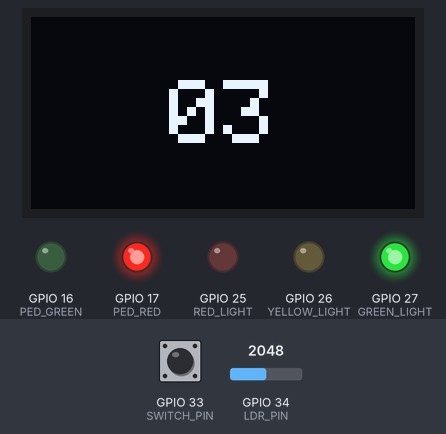
A sketch run on a simulated ESP32. Shown: 128×64 one-colour display, output pins drawn as LEDs (lit = HIGH). The inputs (shaded band) are chosen by the test bench; at power-on: GPIO 34 (LDR_PIN) = 2048, GPIO 33 (SWITCH_PIN) LOW (analog values on the 0–4095 scale).

Above: at 1.3 s.
1.7 s: GPIO 34 (LDR_PIN) set to 1267
5.1 s: GPIO 34 (LDR_PIN) set to 1175
At 10.16 s:
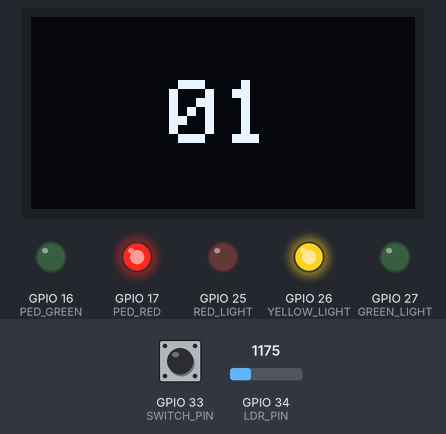
10.3 s: GPIO 33 (SWITCH_PIN) pulled HIGH for 0.15 s
At 10.6 s:
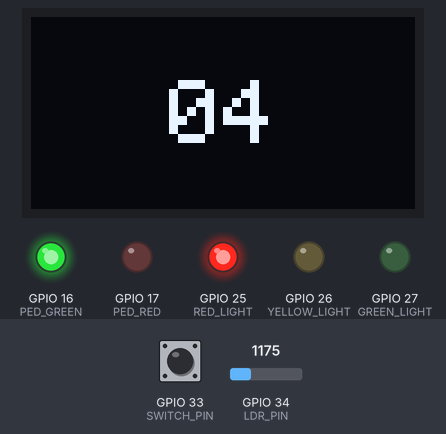
13.8 s: GPIO 33 (SWITCH_PIN) pulled HIGH for 1 s
At 15.6 s:
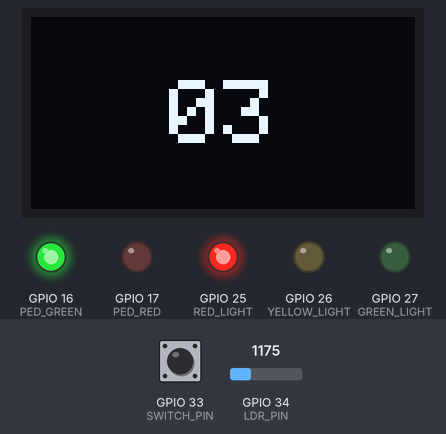
Timing chart, 0 to 19.3 s (numbered marks = the images above; inputs shaded):
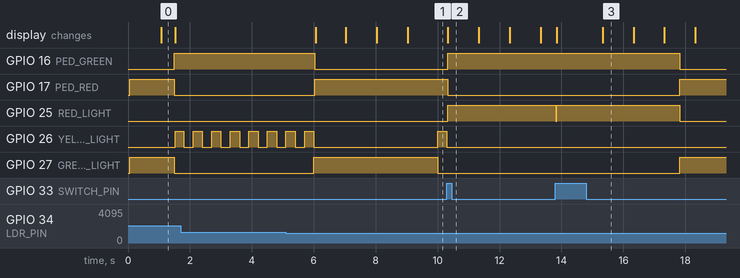

The sketch:

FirstSketch.ino
```cpp
#include "soc/gpio_struct.h"
#include "soc/gpio_reg.h"
#include <Wire.h>
#include <Adafruit_GFX.h>
#include <Adafruit_SSD1306.h>
#define GREEN_LIGHT 27
#define YELLOW_LIGHT 26
#define RED_LIGHT 25
#define SWITCH_PIN 33
#define PED_GREEN 16
#define PED_RED 17
#define LDR_PIN 34
#define LIGHT_THRESHOLD 300
#define BUTTON_CHECK_INTERVAL 80
#define LDR_CHECK_INTERVAL 1500
#define SCREEN_WIDTH 128
#define SCREEN_HEIGHT 64

unsigned long lastTime = 0; //dùng cho đèn LED
unsigned long lastLDRRead = 0; // dùng để set interval cho cảm biến ánh sáng LDR
unsigned long lastButtonCheck = 0; // dùng để set interval cho nút bấm người đi bộ - debounce
unsigned long lastClock = 0; // dùng cho màn hình SSD1306

uint16_t prevLightValue = 0;
uint8_t blinkCounter = 0;
bool lastState = LOW;

uint16_t currentTimer = 100;
typedef struct L{
  uint8_t pin;
  uint16_t duration;
  uint8_t blinkCount;
} Light;

Adafruit_SSD1306 display(SCREEN_WIDTH, SCREEN_HEIGHT, &Wire, -1);

Light tLights[] = { {GREEN_LIGHT, 4000, 1}, {YELLOW_LIGHT, 300, 6}, {RED_LIGHT, 4000, 1}};
typedef enum TS {GREEN, YELLOW, RED, NIGHT_MODE} TrafficState;
TrafficState curLight = GREEN;

void setup(){
  if(!display.begin(SSD1306_SWITCHCAPVCC, 0x3C)) {
    Serial.println(F("SSD1306 allocation failed"));
    for(;;);
  }
  currentTimer = tLights[GREEN].duration;
  display.clearDisplay();
  display.setTextSize(3);
  display.setTextColor(SSD1306_WHITE);
  display.setCursor(46,21);
  display.printf("%02d", currentTimer/1000);
  display.display();
  pinMode(GREEN_LIGHT, OUTPUT);
  pinMode(YELLOW_LIGHT, OUTPUT);
  pinMode(RED_LIGHT, OUTPUT);
  pinMode(PED_RED, OUTPUT);
  pinMode(PED_GREEN, OUTPUT);
  pinMode(SWITCH_PIN, INPUT_PULLDOWN);
  GPIO.out_w1ts = (1 << GREEN_LIGHT); // turnLight(GREEN_LIGHT, HIGH);
  GPIO.out_w1ts = (1 << PED_RED); // turnLight(PED_RED, HIGH);
  analogReadResolution(10);
}

inline bool readPin(uint8_t pin);
void toggle(uint8_t index);
inline void turnLight(uint8_t pin, bool state);
inline void displayTime(uint16_t thoigian);
inline void clearScreen();

void loop(){
  uint16_t lightValue = prevLightValue; // biến kiểm tra mức ánh sáng đọc được của LDR trước đó
  unsigned long curTime = millis();
  if(curTime - lastButtonCheck > BUTTON_CHECK_INTERVAL){
    bool curState = readPin(SWITCH_PIN);
    if(curState == HIGH && lastState == LOW && curLight != NIGHT_MODE){
      lastTime = curTime;
      turnLight(tLights[curLight].pin, LOW);
      curLight = RED;
      currentTimer = tLights[RED].duration;
      displayTime(currentTimer/1000);
      turnLight(tLights[curLight].pin, HIGH);
      blinkCounter = 0;
      turnLight(PED_RED, LOW);
      turnLight(PED_GREEN, HIGH);
    }
    lastButtonCheck = curTime;
    lastState = curState;
  }
  if(curTime - lastLDRRead > LDR_CHECK_INTERVAL){
    lightValue = analogRead(LDR_PIN);
    lastLDRRead = curTime;
  }
  if(lightValue > LIGHT_THRESHOLD && prevLightValue <= LIGHT_THRESHOLD){
    turnLight(PED_RED, LOW);
    turnLight(PED_GREEN, HIGH);
    turnLight(tLights[curLight].pin, LOW);
    curLight = NIGHT_MODE;
    prevLightValue = lightValue;
    clearScreen();
  }
  else if(lightValue <= LIGHT_THRESHOLD && prevLightValue > LIGHT_THRESHOLD){
    turnLight(YELLOW_LIGHT, LOW);
    turnLight(GREEN_LIGHT, HIGH);
    currentTimer = tLights[GREEN].duration;
    displayTime(currentTimer/1000);
    turnLight(PED_RED, HIGH);
    turnLight(PED_GREEN, LOW);
    lastTime = curTime;
    curLight = GREEN;
    prevLightValue = lightValue;
  }
  if(curLight == NIGHT_MODE && curTime - lastTime >= tLights[YELLOW].duration){
    toggle(YELLOW);
    lastTime = curTime;
  }

  if(curLight != NIGHT_MODE && curTime - lastTime >= tLights[curLight].duration){
    lastTime = curTime;
    if(curLight != YELLOW) turnLight(tLights[curLight].pin, LOW);
    if(curLight == GREEN) curLight = YELLOW;
    else if(curLight == YELLOW && blinkCounter >= tLights[YELLOW].blinkCount){
      blinkCounter = 0;
      curLight = RED;
    }
    else if(curLight == RED) curLight = GREEN;
    if(curLight != YELLOW) {
        currentTimer = tLights[curLight].duration;
    }
    switch(curLight){
      case RED:
        turnLight(RED_LIGHT, HIGH); // bật đèn đỏ
        turnLight(YELLOW_LIGHT, LOW);
        turnLight(GREEN_LIGHT, LOW);
        break;
      case YELLOW:
        turnLight(RED_LIGHT, LOW);
        turnLight(GREEN_LIGHT, LOW);
        toggle(YELLOW);
        blinkCounter++;
        break;
      case GREEN:
        turnLight(RED_LIGHT, LOW); // tắt đèn đỏ
        turnLight(YELLOW_LIGHT, LOW);
        turnLight(GREEN_LIGHT, HIGH); // bật đèn xanh
        break;
    }

    turnLight(PED_RED, (curLight == GREEN) || (curLight == YELLOW));
    turnLight(PED_GREEN, (curLight == RED));
  }
  if((curLight != NIGHT_MODE && curLight != YELLOW) && ((curTime - lastClock >= 1000) || lastClock == 0)){
    lastClock = curTime;
    displayTime(currentTimer / 1000);
    currentTimer -= 1000;
    if(currentTimer < 0) currentTimer = 0;
  }
}

inline bool readPin(uint8_t pin){
  // GPIO.in trả về chuỗi 32 bit thể hiện trạng thái của 32 thanh ghi trên ESP32 - ứng với 32 chân.
  // (1 << pin) : sẽ gán bit thứ (pin) là 1, còn lại là 0. Nghĩa là nếu chuỗi bit kia có bit vị trí pin là 1, kết quả
  // GPIO.in & (1 << pin) sẽ lớn hơn 0.
  if(pin < 32) return (GPIO.in & (1 << pin));
  else{
    return (GPIO.in1.val & (1 << (pin-32))); //in1.val là các vị trí lớn hơn 32.
  }
}
void toggle(uint8_t index){
  if(readPin(tLights[index].pin) == HIGH){
    GPIO.out_w1tc = (1 << tLights[index].pin); //clear bit vị trí pin
  }
  else{
    GPIO.out_w1ts = (1 << tLights[index].pin); // bật bit vị trí pin
  }

}
inline void turnLight(uint8_t pin, bool State){
  if(State == HIGH){
    GPIO.out_w1ts = (1 << pin);
  }
  else{
    GPIO.out_w1tc = (1 << pin);
  }
}
inline void displayTime(uint16_t thoigian){
  display.clearDisplay();
    display.setCursor(46,21);
    display.printf("%02d", thoigian);
    display.display();
}
inline void clearScreen(){
  display.clearDisplay();
  display.display();
}
```

Measured:
- the behaviour switches between 1204 and 1203 on GPIO 34 (LDR_PIN) (found by bisection; images 0 and 1)
- after the input at 5.1 s, GPIO 16 (PED_GREEN): HIGH → LOW after 0.93 s; GPIO 17 (PED_RED): LOW → HIGH after 0.93 s; GPIO 27 (GREEN_LIGHT): LOW → HIGH after 0.90 s, → LOW 4.0 s later; the display: first changes after 0.96 s (image 1 shows a later state)
- after the input at 10.3 s, GPIO 16 (PED_GREEN), GPIO 25 (RED_LIGHT): LOW → HIGH after 0.03 s instead of 1.5 s; GPIO 17 (PED_RED): HIGH → LOW after 0.03 s instead of 1.5 s; GPIO 26 (YELLOW_LIGHT): goes on until 10.3 s, then stays LOW
- after the input at 13.8 s, GPIO 16 (PED_GREEN): HIGH → LOW after 4.0 s instead of 0.50 s; GPIO 17 (PED_RED): LOW → HIGH after 4.0 s instead of 0.50 s; GPIO 25 (RED_LIGHT): HIGH → LOW after 0.01 s instead of 0.50 s; GPIO 26 (YELLOW_LIGHT): stops changing and stays LOW
- what the display in image 0 shows lasts 0.4 s, from 1.1 s to 1.5 s
